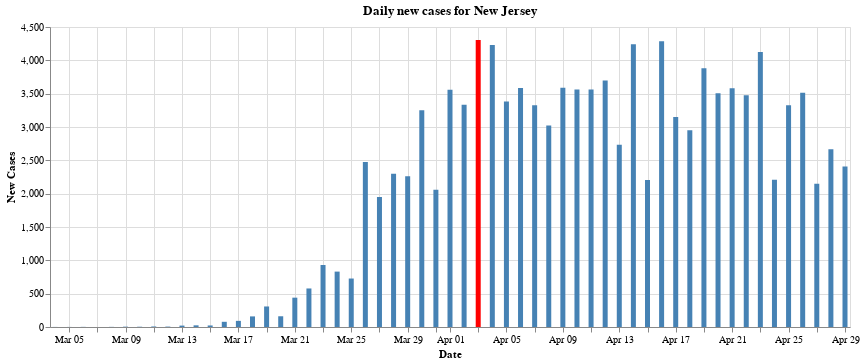

Notebook source saved alongside this figure:
### Markdown cell above
## 11 - Graph of daily new cases in New Jersey
Below we plot a graph that shows the increase in cases per day. 
There is a lot of talk on the news about "flattening the curve", however in the daily briefings that Governor Murphy holds, he only talks about developments from the overnight, and rarely shows the actual data plotted as a bar chart. The below chart actually visualizes the said curve that everyone is talking about. And we can see that it is, in fact, flattening

### Code cell
jersey_cases_full=us_states[us_states.state=="New Jersey"]
jersey_cases_county_full=us_counties[us_counties["state"]=="New Jersey"]

jersey_cases=jersey_cases_full.drop('state', axis=1)
jersey_cases=jersey_cases.drop('fips', axis=1)

first_case_date=jersey_cases.iloc[0].date
date_object=first_case_date
# date_object = datetime.strptime(first_case_date, '%Y-%m-%d')
date_object = date_object - timedelta(days=1)
time_string = date_object.strftime('%Y-%m-%d')

jersey_cases.loc[-1] = [time_string, 0, 0]  # adding a row
jersey_cases.index = jersey_cases.index + 1  # shifting index
jersey_cases = jersey_cases.sort_index()  # sorting by index
    
jersey_cases=jersey_cases.set_index('date')


daily_new_cases = jersey_cases.diff()
daily_new_cases=daily_new_cases.reset_index()
daily_new_cases=daily_new_cases.drop(0, axis=0)
daily_new_cases = daily_new_cases.astype({"cases": int, "deaths": int})
daily_new_cases=daily_new_cases.rename(columns={'cases': 'new_cases', 'deaths': 'new_deaths'})


# display(daily_new_cases)


max_daily_increase = daily_new_cases['new_cases'].max()
# display(max_daily_increase)

chart = alt.Chart(daily_new_cases).mark_bar().encode(
    y=alt.Y('new_cases:Q', axis=alt.Axis(title='New Cases')),
    x=alt.X('date:T', axis=alt.Axis(format='%b %d', title='Date')),
    # The highlight will be set on the result of a conditional statement
    color=alt.condition(
        alt.datum.new_cases == max_daily_increase,
        alt.value('red'),    
        alt.value('steelblue')  
    ),
    tooltip=['date:T','new_cases']

).properties(
    width=800,
    title="Daily new cases for New Jersey"
)

    
display(chart)

### Figure 1 — Vega-Lite specification as saved in the notebook (floating-point values rounded to 4 significant figures)
{"config": {"view": {"continuousWidth": 400, "continuousHeight": 300}}, "data": {"name": "data-7d187686469764457715d5b75453baa2"}, "mark": "bar", "encoding": {"color": {"condition": {"value": "red", "test": "(datum.new_cases === 4305)"}, "value": "steelblue"}, "tooltip": [{"type": "temporal", "field": "date"}, {"type": "quantitative", "field": "new_cases"}], "x": {"type": "temporal", "axis": {"format": "%b %d", "title": "Date"}, "field": "date"}, "y": {"type": "quantitative", "axis": {"title": "New Cases"}, "field": "new_cases"}}, "title": "Daily new cases for New Jersey", "width": 800, "$schema": "https://vega.github.io/schema/vega-lite/v4.8.1.json", "datasets": {"data-7d187686469764457715d5b75453baa2": [{"date": "2020-03-04T00:00:00", "new_cases": 1, "new_deaths": 0}, {"date": "2020-03-05T00:00:00", "new_cases": 1, "new_deaths": 0}, {"date": "2020-03-06T00:00:00", "new_cases": 2, "new_deaths": 0}, {"date": "2020-03-07T00:00:00", "new_cases": 0, "new_deaths": 0}, {"date": "2020-03-08T00:00:00", "new_cases": 2, "new_deaths": 0}, {"date": "2020-03-09T00:00:00", "new_cases": 5, "new_deaths": 0}, {"date": "2020-03-10T00:00:00", "new_cases": 4, "new_deaths": 1}, {"date": "2020-03-11T00:00:00", "new_cases": 8, "new_deaths": 0}, {"date": "2020-03-12T00:00:00", "new_cases": 6, "new_deaths": 0}, {"date": "2020-03-13T00:00:00", "new_cases": 21, "new_deaths": 0}, {"date": "2020-03-14T00:00:00", "new_cases": 25, "new_deaths": 1}, {"date": "2020-03-15T00:00:00", "new_cases": 23, "new_deaths": 0}, {"date": "2020-03-16T00:00:00", "new_cases": 78, "new_deaths": 1}, {"date": "2020-03-17T00:00:00", "new_cases": 92, "new_deaths": 0}, {"date": "2020-03-18T00:00:00", "new_cases": 159, "new_deaths": 2}, {"date": "2020-03-19T00:00:00", "new_cases": 308, "new_deaths": 4}, {"date": "2020-03-20T00:00:00", "new_cases": 161, "new_deaths": 2}, {"date": "2020-03-21T00:00:00", "new_cases": 440, "new_deaths": 5}, {"date": "2020-03-22T00:00:00", "new_cases": 578, "new_deaths": 4}, {"date": "2020-03-23T00:00:00", "new_cases": 930, "new_deaths": 7}, {"date": "2020-03-24T00:00:00", "new_cases": 831, "new_deaths": 17}, {"date": "2020-03-25T00:00:00", "new_cases": 727, "new_deaths": 18}, {"date": "2020-03-26T00:00:00", "new_cases": 2474, "new_deaths": 19}, {"date": "2020-03-27T00:00:00", "new_cases": 1949, "new_deaths": 27}, {"date": "2020-03-28T00:00:00", "new_cases": 2299, "new_deaths": 32}, {"date": "2020-03-29T00:00:00", "new_cases": 2262, "new_deaths": 21}, {"date": "2020-03-30T00:00:00", "new_cases": 3250, "new_deaths": 38}, {"date": "2020-03-31T00:00:00", "new_cases": 2060, "new_deaths": 68}, {"date": "2020-04-01T00:00:00", "new_cases": 3559, "new_deaths": 88}, {"date": "2020-04-02T00:00:00", "new_cases": 3335, "new_deaths": 184}, {"date": "2020-04-03T00:00:00", "new_cases": 4305, "new_deaths": 108}, {"date": "2020-04-04T00:00:00", "new_cases": 4229, "new_deaths": 200}, {"date": "2020-04-05T00:00:00", "new_cases": 3381, "new_deaths": 70}, {"date": "2020-04-06T00:00:00", "new_cases": 3585, "new_deaths": 88}, {"date": "2020-04-07T00:00:00", "new_cases": 3326, "new_deaths": 227}, {"date": "2020-04-08T00:00:00", "new_cases": 3021, "new_deaths": 272}, {"date": "2020-04-09T00:00:00", "new_cases": 3590, "new_deaths": 196}, {"date": "2020-04-10T00:00:00", "new_cases": 3561, "new_deaths": 232}, {"date": "2020-04-11T00:00:00", "new_cases": 3563, "new_deaths": 251}, {"date": "2020-04-12T00:00:00", "new_cases": 3699, "new_deaths": 167}, {"date": "2020-04-13T00:00:00", "new_cases": 2734, "new_deaths": 93}, {"date": "2020-04-14T00:00:00", "new_cases": 4240, "new_deaths": 362}, {"date": "2020-04-15T00:00:00", "new_cases": 2206, "new_deaths": 351}, {"date": "2020-04-16T00:00:00", "new_cases": 4287, "new_deaths": 362}, {"date": "2020-04-17T00:00:00", "new_cases": 3150, "new_deaths": 322}, {"date": "2020-04-18T00:00:00", "new_cases": 2953, "new_deaths": 230}, {"date": "2020-04-19T00:00:00", "new_cases": 3881, "new_deaths": 132}, {"date": "2020-04-20T00:00:00", "new_cases": 3505, "new_deaths": 175}, {"date": "2020-04-21T00:00:00", "new_cases": 3581, "new_deaths": 376}, {"date": "2020-04-22T00:00:00", "new_cases": 3478, "new_deaths": 310}, {"date": "2020-04-23T00:00:00", "new_cases": 4124, "new_deaths": 305}, {"date": "2020-04-24T00:00:00", "new_cases": 2207, "new_deaths": 249}, {"date": "2020-04-25T00:00:00", "new_cases": 3327, "new_deaths": 246}, {"date": "2020-04-26T00:00:00", "new_cases": 3515, "new_deaths": 75}, {"date": "2020-04-27T00:00:00", "new_cases": 2150, "new_deaths": 106}, {"date": "2020-04-28T00:00:00", "new_cases": 2668, "new_deaths": 398}, {"date": "2020-04-29T00:00:00", "new_cases": 2408, "new_deaths": 328}]}}
